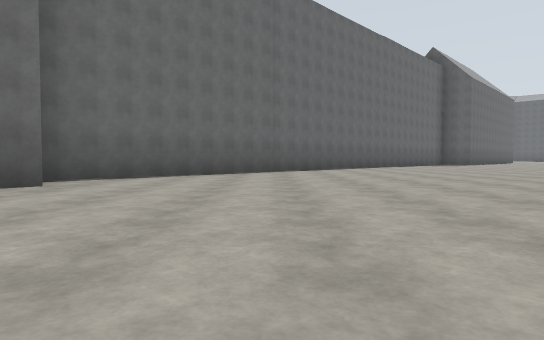
[1] (above)

19 first-person views from a walk through a world built for the Gazebo simulator. The camera is 1.2 m above the floor, tilts 2° down and sees 75° across. The floor is counted in squares, 5 m on a side. Each view is taken from the middle of a square. On the plan, view 1 faces up. The plan holds only what a view shows up to about 9 squares ahead; the rest is blank. The place goes on beyond the plan.

[2]
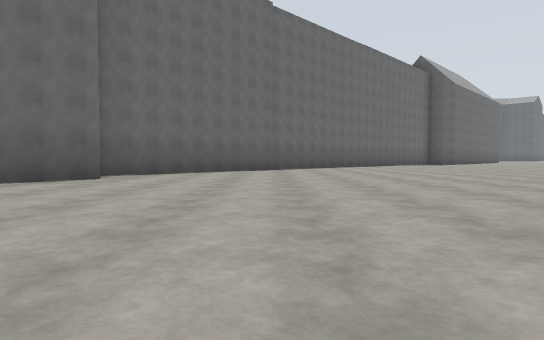

[3]
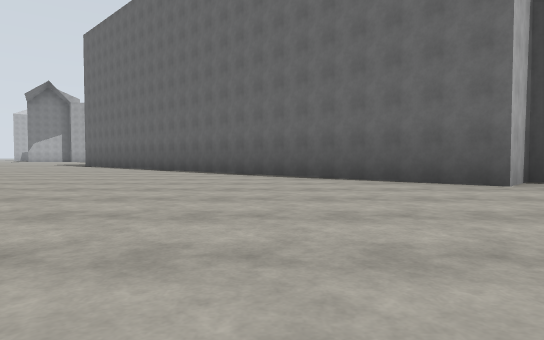

[4]
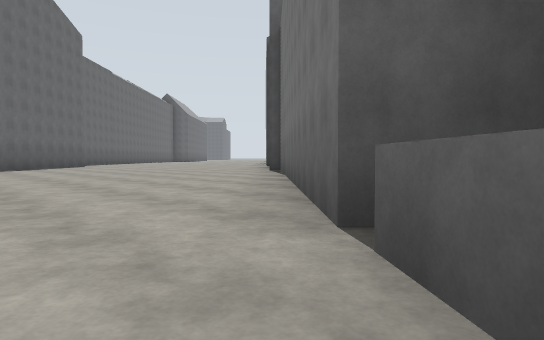

[5]
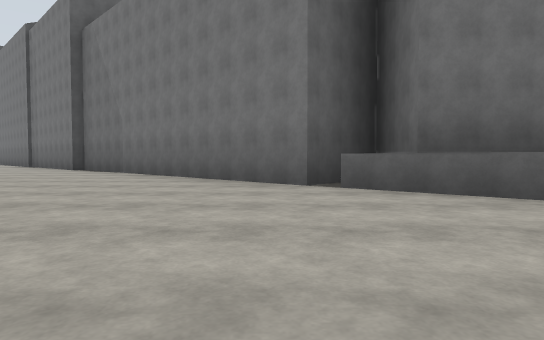

[6]
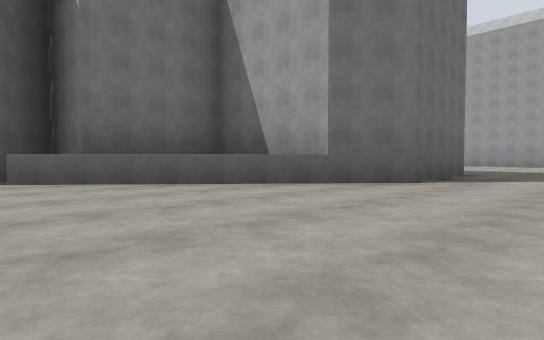

[7]
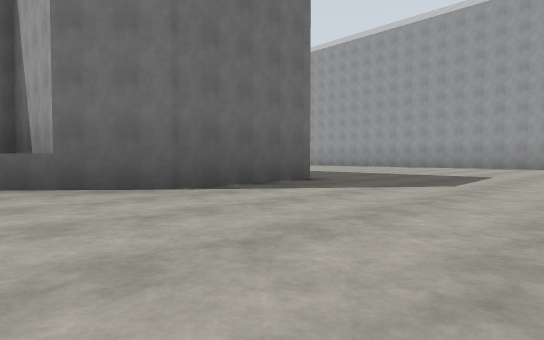

[8]
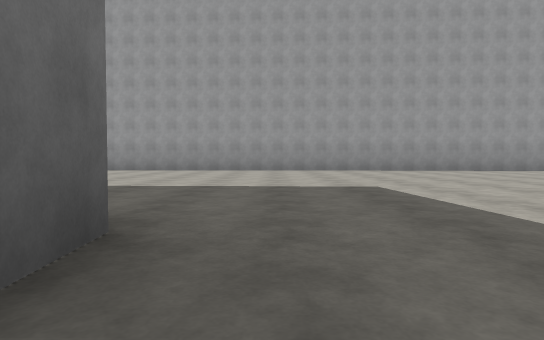

[9]
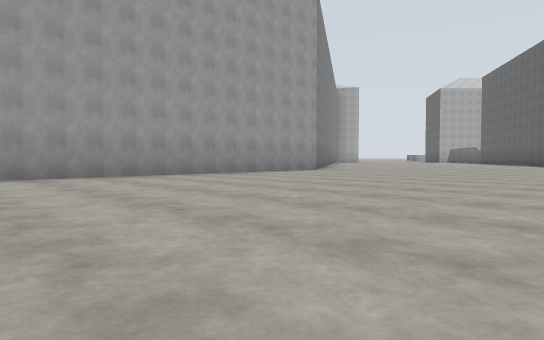

[10]
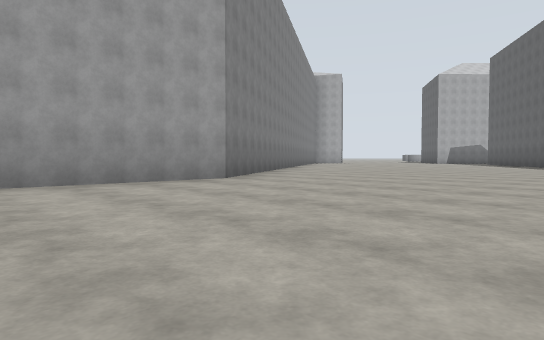

[11]
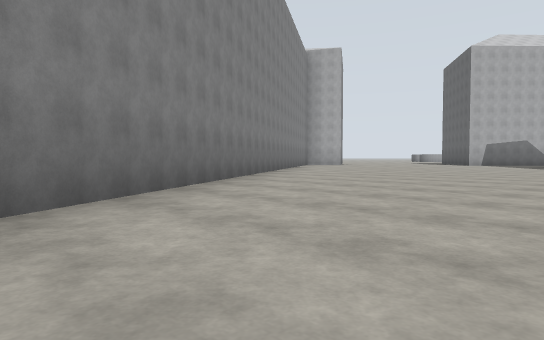

[12]
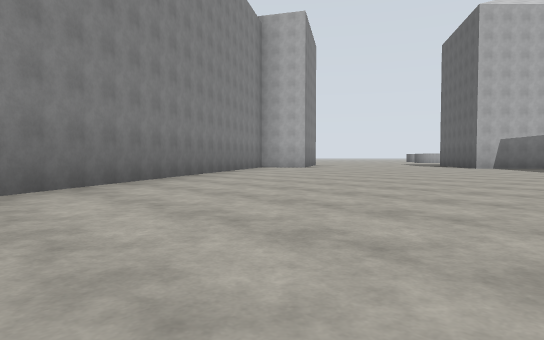

[13]
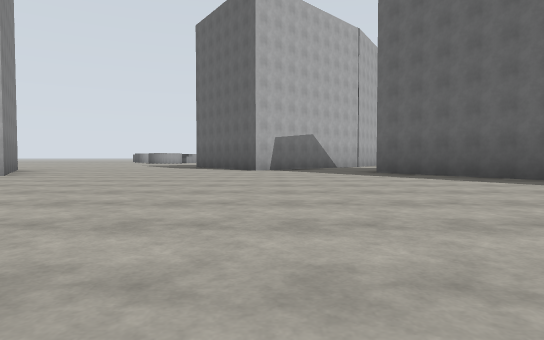

[14]
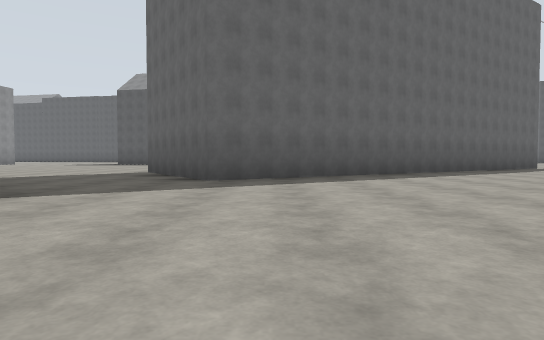

[15]
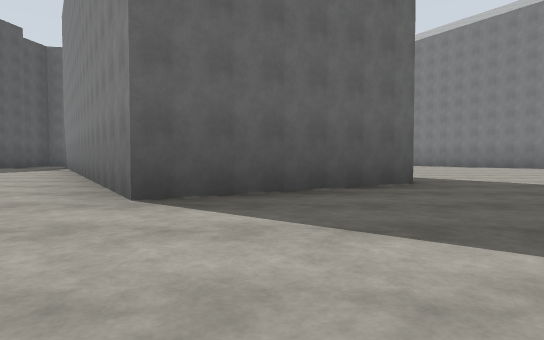

[16]
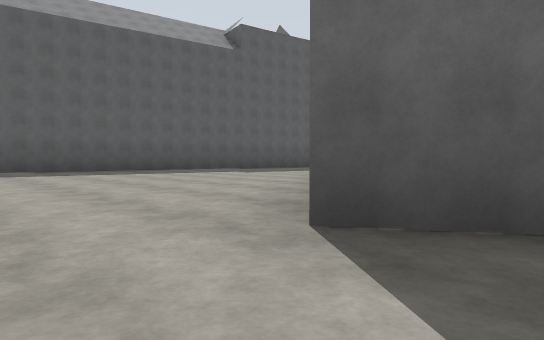

[17]
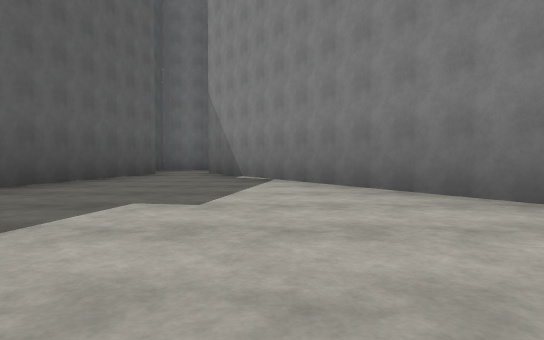

[18]
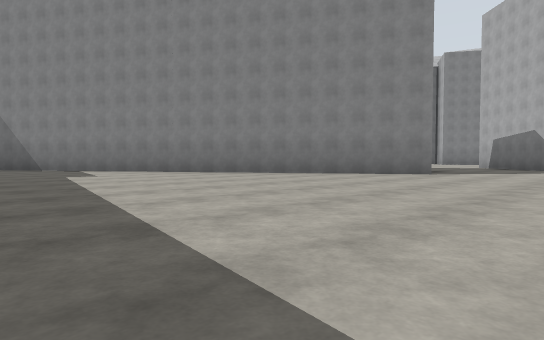

[19]
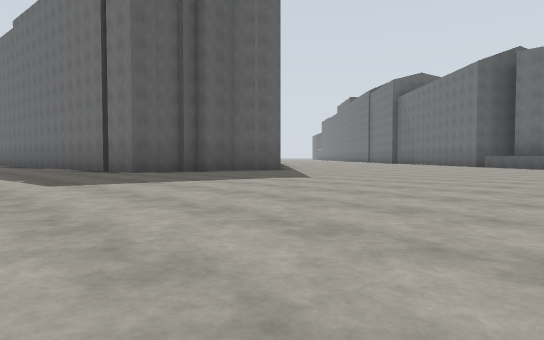

### Floor plan
Points are (right, up) in squares from view 1. A wall is a line through its corners. A room is listed if a view was taken in it or the views show most of it. See-through windows are left out.
Room 1 (views 1, 2, 3, 4, 5, 6, 7, 8, 9, 10, 11, 12, 13, 14, 19)
walls: (-11.7, -2.6) (-12.1, 1.9); (-10.4, -3.5) (-11.6, -3.6) (-11.7, -2.7); (-9.4, -4) (-9.8, -3.7) (-10.4, -3.8); (-9, -4.4) (-9.5, -4); (-6.1, -8.7) (-4.2, -8.8) (-4.2, -7.2) (-2.9, -7.2) (-4, -6.3) (-0.4, -2.1); (-6.5, -11.2) (-6.6, -9.4) (-4.1, -6.5); (-0.3, -2.3) (2.1, 0.2); (-18, -12.1) (-24.7, -16.3); (2.8, 9) (-2.5, 3.6) (-1.9, 3) (-8.1, -3.3); (-20.2, -20.5) (-13.5, -16.3) (-3.8, -16.7); (-25.6, -18.3) (-28, -19.9)
ways out: opening at (-26, -17) to room 2
Room 2 (views 15, 16, 17, 18)
walls: (-28, -15.9) (-25.6, -18.3); (-24.7, -16.3) (-26, -14.2) (-19.5, -10); (-19.6, -9.3) (-26.1, -8.1)
ways out: opening at (-26, -17) to room 1

Where each view was taken, in squares from view 1:
view 1: 0 up, 0 right, facing up
view 2: 1 down, 0 right, facing up
view 3: 1 up, 1 right, facing left
view 4: 7 down, 5 left, facing up-right
view 5: 6 down, 7 left, facing right
view 6: 6 down, 8 left, facing down-right
view 7: 8 down, 9 left, facing down-right
view 8: 10 down, 7 left, facing down
view 9: 12 down, 8 left, facing down-left
view 10: 13 down, 11 left, facing down-left
view 11: 15 down, 14 left, facing down-left
view 12: 16 down, 17 left, facing down-left
view 13: 18 down, 19 left, facing left
view 14: 20 down, 24 left, facing up
view 15: 15 down, 28 left, facing right
view 16: 15 down, 27 left, facing up-right
view 17: 11 down, 25 left, facing right
view 18: 9 down, 28 left, facing down-right
view 19: 9 down, 14 left, facing up-right
